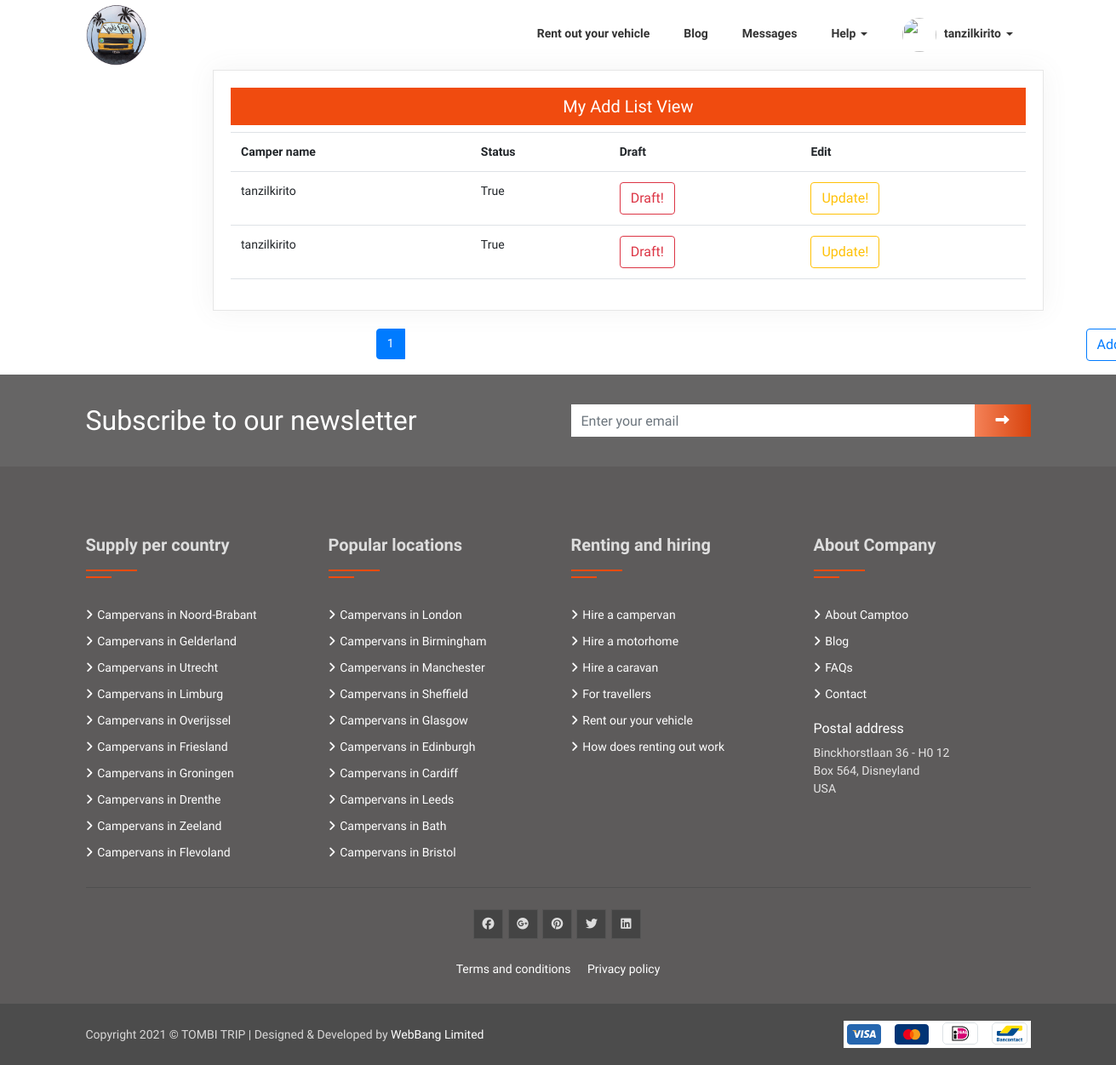
The page /user/my_advertise/ (signed in) on the database as committed earlier.
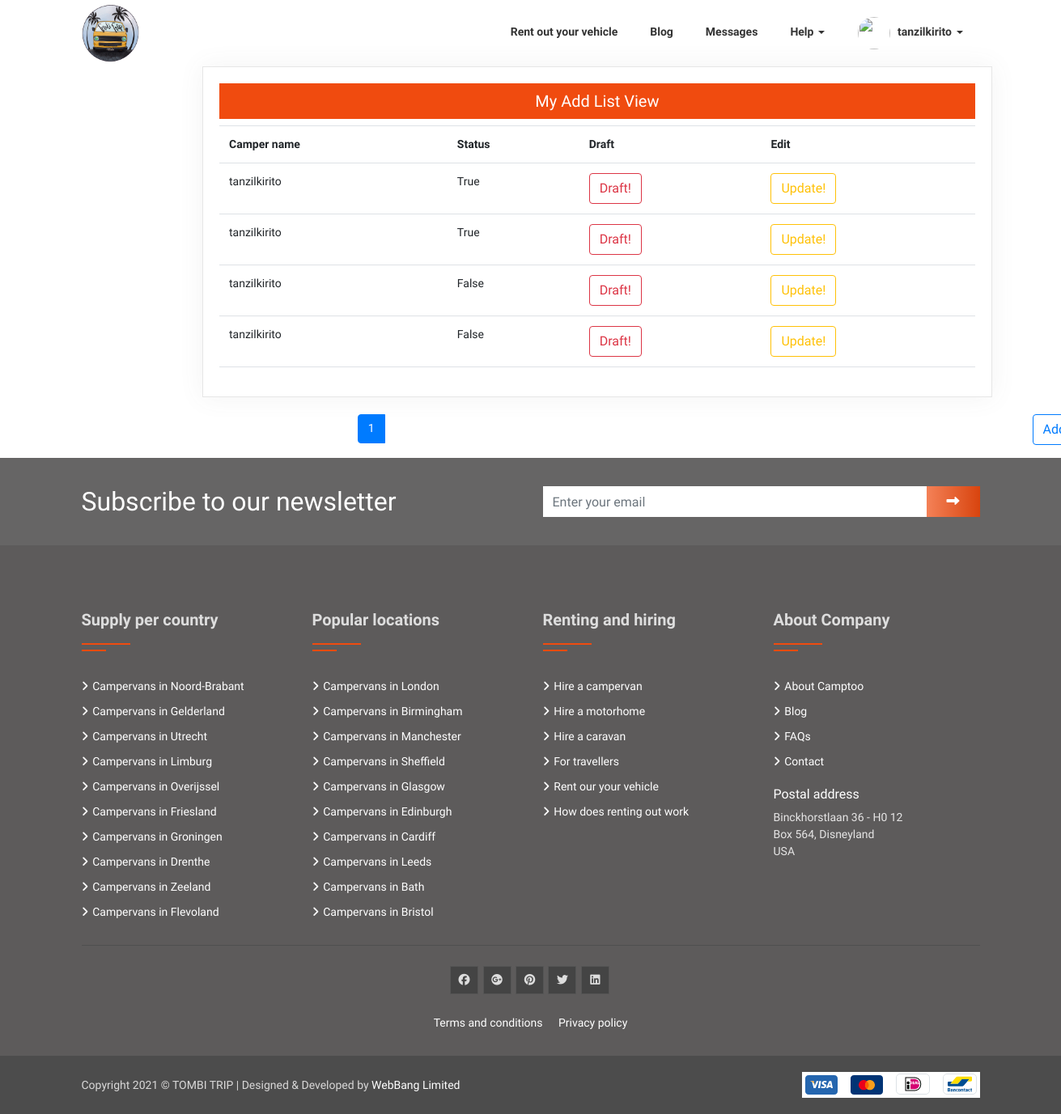
The same page on the database as committed later.
### home/models.py (models this page shows, shortened)
class Supply(models.Model):
    user = models.ForeignKey(User, on_delete=models.CASCADE)
    cartypes  = models.ManyToManyField(Cartypes)
    title = models.CharField(max_length=150)
    slug = models.SlugField(null=False, unique=True)
    car_title =  models.CharField(max_length=150)
    city =  models.CharField(max_length=150)
    status =  models.BooleanField(default=False)
    main_photo =  models.ImageField(upload_to='photos/%Y/%m/%d/')
    image1 =  models.ImageField(upload_to='photos/%Y/%m/%d/', blank=True)
    image2 =  models.ImageField(upload_to='photos/%Y/%m/%d/', blank=True)
    image3 =  models.ImageField(upload_to='photos/%Y/%m/%d/', blank=True)
    image4 =  models.ImageField(upload_to='photos/%Y/%m/%d/', blank=True)
    image5 =  models.ImageField(upload_to='photos/%Y/%m/%d/', blank=True)
    image6 =  models.ImageField(upload_to='photos/%Y/%m/%d/', blank=True)
    image7 =  models.ImageField(upload_to='photos/%Y/%m/%d/', blank=True)
    image8 =  models.ImageField(upload_to='photos/%Y/%m/%d/', blank=True)
    image9 =  models.ImageField(upload_to='photos/%Y/%m/%d/', blank=True)
    image10 =  models.ImageField(upload_to='photos/%Y/%m/%d/', blank=True)
    image11 =  models.ImageField(upload_to='photos/%Y/%m/%d/', blank=True)
    image12 =  models.ImageField(upload_to='photos/%Y/%m/%d/', blank=True)
    image13 =  models.ImageField(upload_to='photos/%Y/%m/%d/', blank=True)
    image14 =  models.ImageField(upload_to='photos/%Y/%m/%d/', blank=True)
    image15 =  models.ImageField(upload_to='photos/%Y/%m/%d/', blank=True)
    image16 =  models.ImageField(upload_to='photos/%Y/%m/%d/', blank=True)
    image17=  models.ImageField(upload_to='photos/%Y/%m/%d/', blank=True)
    seats =  models.IntegerField()
    bearth =  models.IntegerField()
    features = RichTextUploadingField()
    description = RichTextUploadingField()
    failities = RichTextUploadingField()
    houserules = RichTextUploadingField()
    min_reserver_period = models.IntegerField()
    pick_up_from = models.TimeField(blank=True,null=True)
    drop_of_before = models.TimeField(blank=True,null=True)
    favourite = models.ManyToManyField(User,related_name='favourite',blank=True)
    is_published = models.BooleanField(default=True)

### home/views.py (the view)
# urls.py: path('my_advertise/', MyAdvertiseView.as_view(), name='my-advertise'),
class MyAdvertiseView(View):
    template_name = "user/my_advertise.html"
    form = MyAdvertiseForm
    page_obj = None
    def get(self, request):
        data = Supply.objects.filter(user=request.user)
        paginator = Paginator(data, 5)
        self.page_number = request.GET.get('page')
        self.page_obj = paginator.get_page(self.page_number)
        print(self.page_obj)
        context = {
            'page_obj': self.page_obj,
            'form': self.form
        }
        return render(request, template_name=self.template_name, context=context)

### home/template_context.py (called while the page is built)
def get_filters(request):
	cartype=Supply.objects.distinct().values('cartypes__title','cartypes__id')
	catagories=ProductAttribute.objects.distinct().values('category__title','category__id')
	transmission=ProductAttribute.objects.distinct().values('transmission__title','transmission__id')
	minMaxPrice=ProductAttribute.objects.aggregate(Min('price'),Max('price'))
	data={
		'cats':cartype,
		'minMaxPrice':minMaxPrice,
		'catagory':catagories,
		'transmission':transmission
	}
	return data

### templates/user/my_advertise.html (shortened to what this page needs)
{% extends 'base.html' %}
{% load static %}
{% block content %}
    <div class="row move-dashboard">
        <div class="col-lg-9 col-md-7">
            <div class="dashboard-body" style="position: relative; left: 250px">
                <h3 style="text-align: center">My Add List View</h3>
                <div class="table-responsive">
                    <table class="table table-bordered">
                        <tr>
                            <th>Camper name</th>
                            <th>Status</th>
                            <th>Draft</th>
                            <th>Edit</th>
                        </tr>
                        {% for a in page_obj %}
                            <tr>
                                <td>{{ a.user }}</td>
                                <td>{{ a.status }}</td>
                                <td>
                                    <a class="btn btn-outline-danger"
                                       href="{% url 'delete-my-advertise' a.id %}">Draft!</a>
                                </td>
                                <td>
                                    <a class="btn btn-outline-warning"
                                       href="{% url 'update-my-advertise' a.id %}">Update!</a>
                                </td>
                            </tr>
                        {% endfor %}
                    </table>
                </div>
            </div>
            <br>
            <ul class="pagination justify-content-center">
                {% for i in page_obj.paginator.page_range %}
                    {% if page_obj.number == i %}
                        <li class="page-item active"><a class="page-link">{{ i }} </a></li>
                    {% elif i > page_obj.number|add:'-5' and i < page_obj.number|add:'5' %}
                        <li class="page-item"><a class="page-link" href="?page={{ i }}">{{ i }}</a></li>
                    {% endif %}
                {% endfor %}
<a style="position: relative; left: 800px" class="btn btn-outline-primary" href="{% url 'add-advertise' %}" role="button">Add!</a>
            </ul>
        </div>
    </div>
{% endblock content %}

Rows that differ between the two databases and show on the page:
added Supply: user "tanzilkirito", status "False"
added Supply: user "tanzilkirito", status "False"
